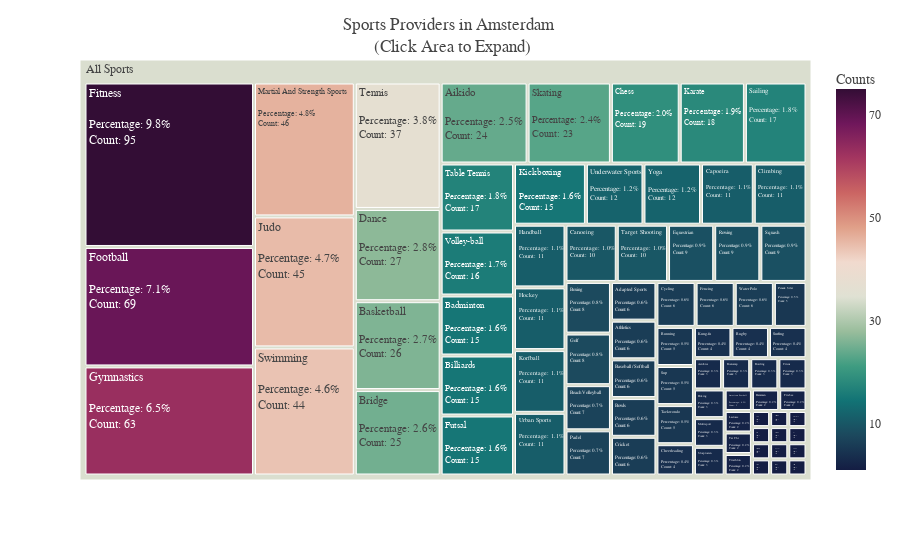

Write notebook code for a chart like this one.
### Code cell
plot_treemap_all()

### Figure 1 — Plotly figure (JSON) as saved in the notebook; plotly's stock layout.template omitted (floating-point values rounded to 4 significant figures)
{"data": [{"branchvalues": "total", "customdata": [[6], [3], [24], [2], [1], [6], [1], [15], [6], [26], [7], [1], [15], [3], [1], [3], [6], [8], [25], [10], [11], [4], [19], [3], [11], [6], [6], [2], [27], [1], [9], [6], [95], [1], [69], [2], [15], [1], [1], [8], [63], [11], [1], [3], [11], [1], [45], [18], [15], [11], [4], [2], [46], [3], [7], [5], [1], [9], [4], [5], [17], [23], [3], [9], [5], [4], [1], [44], [17], [5], [2], [10], [37], [2], [12], [11], [16], [6], [12], [34.11]], "domain": {"x": [0, 1], "y": [0, 1]}, "hovertemplate": "  %{label}  ", "hovertext": ["Adapted Sports", "Aerobics", "Aikido", "American Football", "Archery", "Athletics", "Australian Football", "Badminton", "Baseball / Softball", "Basketball", "Beach Volleyball", "Beachhandbal", "Billiards", "Bootcamp", "Bounce", "Bowling", "Bowls", "Boxing", "Bridge", "Canoeing", "Capoeira", "Cheerleading", "Chess", "Circus", "Climbing", "Cricket", "Cycling", "Dammen", "Dance", "Dragon Boat Racing", "Equestrian", "Fencing", "Fitness", "Floorball", "Football", "Frisbee", "Futsal", "Gaelic Football", "Go", "Golf", "Gymnastics", "Handball", "Hapkido", "Hiking", "Hockey", "Ice Hockey", "Judo", "Karate", "Kickboxing", "Korfball", "Kung-fu", "Lacrosse", "Martial And Strength Sports", "Multisport", "Padel", "Pencak Silat", "Pickleball", "Rowing", "Rugby", "Running", "Sailing", "Skating", "Sloeproeien", "Squash", "Sup", "Surfing", "Survivalrun", "Swimming", "Table Tennis", "Taekwondo", "Tai Chi", "Target Shooting", "Tennis", "Triathlon", "Underwater Sports", "Urban Sports", "Volley-ball", "Water Polo", "Yoga", "(?)"], "ids": ["All Sports/Adapted Sports", "All Sports/Aerobics", "All Sports/Aikido", "All Sports/American Football", "All Sports/Archery", "All Sports/Athletics", "All Sports/Australian Football", "All Sports/Badminton", "All Sports/Baseball / Softball", "All Sports/Basketball", "All Sports/Beach Volleyball", "All Sports/Beachhandbal", "All Sports/Billiards", "All Sports/Bootcamp", "All Sports/Bounce", "All Sports/Bowling", "All Sports/Bowls", "All Sports/Boxing", "All Sports/Bridge", "All Sports/Canoeing", "All Sports/Capoeira", "All Sports/Cheerleading", "All Sports/Chess", "All Sports/Circus", "All Sports/Climbing", "All Sports/Cricket", "All Sports/Cycling", "All Sports/Dammen", "All Sports/Dance", "All Sports/Dragon Boat Racing", "All Sports/Equestrian", "All Sports/Fencing", "All Sports/Fitness", "All Sports/Floorball", "All Sports/Football", "All Sports/Frisbee", "All Sports/Futsal", "All Sports/Gaelic Football", "All Sports/Go", "All Sports/Golf", "All Sports/Gymnastics", "All Sports/Handball", "All Sports/Hapkido", "All Sports/Hiking", "All Sports/Hockey", "All Sports/Ice Hockey", "All Sports/Judo", "All Sports/Karate", "All Sports/Kickboxing", "All Sports/Korfball", "All Sports/Kung-fu", "All Sports/Lacrosse", "All Sports/Martial And Strength Sports", "All Sports/Multisport", "All Sports/Padel", "All Sports/Pencak Silat", "All Sports/Pickleball", "All Sports/Rowing", "All Sports/Rugby", "All Sports/Running", "All Sports/Sailing", "All Sports/Skating", "All Sports/Sloeproeien", "All Sports/Squash", "All Sports/Sup", "All Sports/Surfing", "All Sports/Survivalrun", "All Sports/Swimming", "All Sports/Table Tennis", "All Sports/Taekwondo", "All Sports/Tai Chi", "All Sports/Target Shooting", "All Sports/Tennis", "All Sports/Triathlon", "All Sports/Underwater Sports", "All Sports/Urban Sports", "All Sports/Volley-ball", "All Sports/Water Polo", "All Sports/Yoga", "All Sports"], "labels": ["Adapted Sports", "Aerobics", "Aikido", "American Football", "Archery", "Athletics", "Australian Football", "Badminton", "Baseball / Softball", "Basketball", "Beach Volleyball", "Beachhandbal", "Billiards", "Bootcamp", "Bounce", "Bowling", "Bowls", "Boxing", "Bridge", "Canoeing", "Capoeira", "Cheerleading", "Chess", "Circus", "Climbing", "Cricket", "Cycling", "Dammen", "Dance", "Dragon Boat Racing", "Equestrian", "Fencing", "Fitness", "Floorball", "Football", "Frisbee", "Futsal", "Gaelic Football", "Go", "Golf", "Gymnastics", "Handball", "Hapkido", "Hiking", "Hockey", "Ice Hockey", "Judo", "Karate", "Kickboxing", "Korfball", "Kung-fu", "Lacrosse", "Martial And Strength Sports", "Multisport", "Padel", "Pencak Silat", "Pickleball", "Rowing", "Rugby", "Running", "Sailing", "Skating", "Sloeproeien", "Squash", "Sup", "Surfing", "Survivalrun", "Swimming", "Table Tennis", "Taekwondo", "Tai Chi", "Target Shooting", "Tennis", "Triathlon", "Underwater Sports", "Urban Sports", "Volley-ball", "Water Polo", "Yoga", "All Sports"], "marker": {"coloraxis": "coloraxis", "colors": [6, 3, 24, 2, 1, 6, 1, 15, 6, 26, 7, 1, 15, 3, 1, 3, 6, 8, 25, 10, 11, 4, 19, 3, 11, 6, 6, 2, 27, 1, 9, 6, 95, 1, 69, 2, 15, 1, 1, 8, 63, 11, 1, 3, 11, 1, 45, 18, 15, 11, 4, 2, 46, 3, 7, 5, 1, 9, 4, 5, 17, 23, 3, 9, 5, 4, 1, 44, 17, 5, 2, 10, 37, 2, 12, 11, 16, 6, 12, 34.11]}, "maxdepth": 3, "name": "", "outsidetextfont": {"size": 20}, "parents": ["All Sports", "All Sports", "All Sports", "All Sports", "All Sports", "All Sports", "All Sports", "All Sports", "All Sports", "All Sports", "All Sports", "All Sports", "All Sports", "All Sports", "All Sports", "All Sports", "All Sports", "All Sports", "All Sports", "All Sports", "All Sports", "All Sports", "All Sports", "All Sports", "All Sports", "All Sports", "All Sports", "All Sports", "All Sports", "All Sports", "All Sports", "All Sports", "All Sports", "All Sports", "All Sports", "All Sports", "All Sports", "All Sports", "All Sports", "All Sports", "All Sports", "All Sports", "All Sports", "All Sports", "All Sports", "All Sports", "All Sports", "All Sports", "All Sports", "All Sports", "All Sports", "All Sports", "All Sports", "All Sports", "All Sports", "All Sports", "All Sports", "All Sports", "All Sports", "All Sports", "All Sports", "All Sports", "All Sports", "All Sports", "All Sports", "All Sports", "All Sports", "All Sports", "All Sports", "All Sports", "All Sports", "All Sports", "All Sports", "All Sports", "All Sports", "All Sports", "All Sports", "All Sports", "All Sports", ""], "textinfo": "label", "texttemplate": "%{label}<br><br>Percentage: %{percentParent:.1%} <br>Count: %{value}<br>", "type": "treemap", "values": [6, 3, 24, 2, 1, 6, 1, 15, 6, 26, 7, 1, 15, 3, 1, 3, 6, 8, 25, 10, 11, 4, 19, 3, 11, 6, 6, 2, 27, 1, 9, 6, 95, 1, 69, 2, 15, 1, 1, 8, 63, 11, 1, 3, 11, 1, 45, 18, 15, 11, 4, 2, 46, 3, 7, 5, 1, 9, 4, 5, 17, 23, 3, 9, 5, 4, 1, 44, 17, 5, 2, 10, 37, 2, 12, 11, 16, 6, 12, 967]}], "layout": {"coloraxis": {"cmax": 75, "cmid": 34.11, "cmin": 1, "colorbar": {"tickvals": [10, 30, 50, 70], "title": {"text": "Counts"}}, "colorscale": [[0, "rgb(20, 29, 67)"], [0.09091, "rgb(28, 72, 93)"], [0.1818, "rgb(18, 115, 117)"], [0.2727, "rgb(63, 156, 129)"], [0.3636, "rgb(153, 189, 156)"], [0.4545, "rgb(223, 225, 211)"], [0.5455, "rgb(241, 218, 206)"], [0.6364, "rgb(224, 160, 137)"], [0.7273, "rgb(203, 101, 99)"], [0.8182, "rgb(164, 54, 96)"], [0.9091, "rgb(111, 23, 91)"], [1, "rgb(51, 13, 53)"]]}, "legend": {"tracegroupgap": 0}, "margin": {"t": 60}, "title": {"text": "Sports Providers in Amsterdam <br> (Click Area to Expand)"}}}
